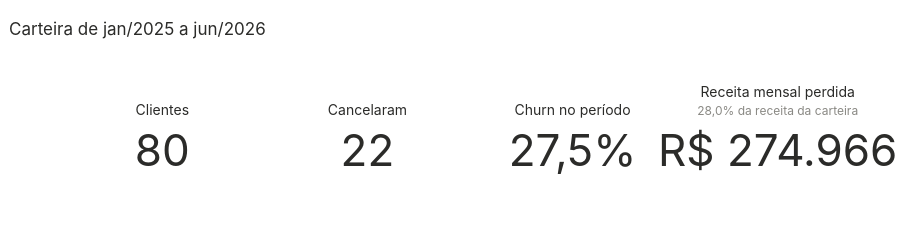

The code cell stored with this chart in its notebook:
### Markdown cell above
## 1. Carteira

### Code cell
canc = cli[cli.status == "Cancelou"]
kpis = [("Clientes", len(cli), "", "", ",.0f"),
        ("Cancelaram", len(canc), "", "", ",.0f"),
        ("Churn no período", 100 * len(canc) / len(cli), "", "%", ".1f"),
        (f"Receita mensal perdida<br><span style='font-size:12px;color:{CINZA}'>"
         f"{br(100 * canc.valor_mensal.sum() / cli.valor_mensal.sum(), 1)}% da receita da carteira</span>",
         canc.valor_mensal.sum(), "R$ ", "", ",.0f")]
fig = go.Figure([go.Indicator(mode="number", value=v, title=dict(text=t, font_size=14),
                              number=dict(prefix=pre, suffix=suf, valueformat=f, font_size=44),
                              domain=dict(row=0, column=i)) for i, (t, v, pre, suf, f) in enumerate(kpis)])
fig.update_layout(grid=dict(rows=1, columns=4), height=230, margin=dict(t=70, b=10),
                  title="Carteira de jan/2025 a jun/2026")
fig.show()

### Figure 1 — Plotly figure (JSON) as saved in the notebook; plotly's stock layout.template omitted (floating-point values rounded to 4 significant figures)
{"data": [{"domain": {"column": 0, "row": 0}, "mode": "number", "number": {"font": {"size": 44}, "prefix": "", "suffix": "", "valueformat": ",.0f"}, "title": {"font": {"size": 14}, "text": "Clientes"}, "type": "indicator", "value": 80}, {"domain": {"column": 1, "row": 0}, "mode": "number", "number": {"font": {"size": 44}, "prefix": "", "suffix": "", "valueformat": ",.0f"}, "title": {"font": {"size": 14}, "text": "Cancelaram"}, "type": "indicator", "value": 22}, {"domain": {"column": 2, "row": 0}, "mode": "number", "number": {"font": {"size": 44}, "prefix": "", "suffix": "%", "valueformat": ".1f"}, "title": {"font": {"size": 14}, "text": "Churn no período"}, "type": "indicator", "value": 27.5}, {"domain": {"column": 3, "row": 0}, "mode": "number", "number": {"font": {"size": 44}, "prefix": "R$ ", "suffix": "", "valueformat": ",.0f"}, "title": {"font": {"size": 14}, "text": "Receita mensal perdida<br><span style='font-size:12px;color:#8a8984'>28,0% da receita da carteira</span>"}, "type": "indicator", "value": 274966}], "layout": {"grid": {"columns": 4, "rows": 1}, "height": 230, "margin": {"b": 10, "t": 70}, "title": {"text": "Carteira de jan/2025 a jun/2026"}}}
